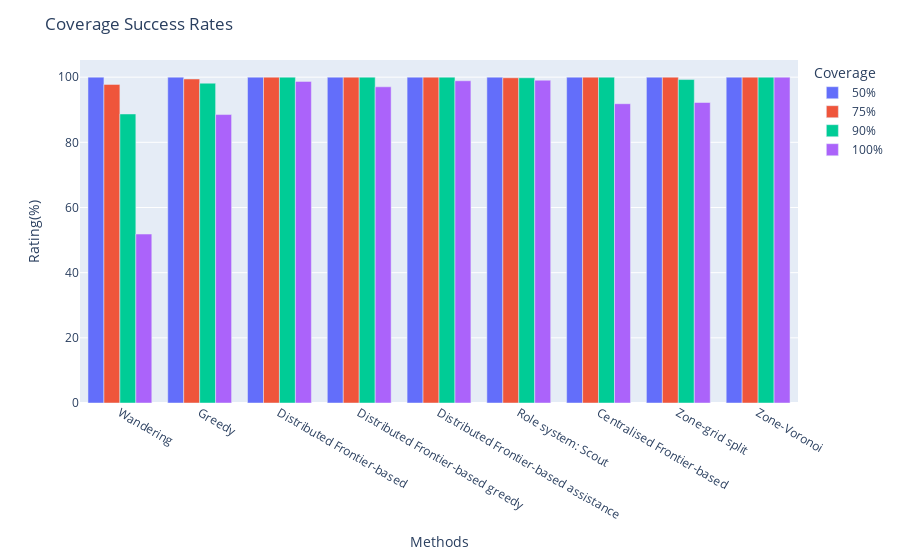

The notebook cell saved with this chart:
### Code cell
import plotly.express as px


# Overall Sucess Rate
def getSuccessRate(df: pd.DataFrame, columnName):
    # Unsuccess to reach target corverage value = -1
    return len(df[df[columnName] >= 0]) / len(df) * 100


# Concat all agents size, layout
frames = []
for num in [15, 10, 5]:
    for layout in LayoutType.getExperimentLayout():
        df = pd.read_csv(
            f"analysis/experimentResults/experiment_{layout.name}_{num}.csv"
        )
        frames.append(df)

df_concat = pd.concat(frames)

with open("analysis/success_rate.csv", "w") as f:
    print(f"Method,50%,75%,90%,100%")
    f.write("Method,50%,75%,90%,100%")
    f.write("\n")
    for behaviourName in behaviourNames:
        df_behav = df_concat[df_concat["Behaviour"] == behaviourName]
        successRate50 = getSuccessRate(df_behav, "total50")
        successRate75 = getSuccessRate(df_behav, "total75")
        successRate90 = getSuccessRate(df_behav, "total90")
        successRate100 = getSuccessRate(df_behav, "total100")
        print(
            f"{behaviourName},{successRate50:.2f}%,{successRate75:.2f}%,{successRate90:.2f}%,{successRate100:.2f}%"
        )
        f.write(
            f"{behaviourName},{successRate50:.2f},{successRate75:.2f},{successRate90:.2f},{successRate100:.2f}"
        )
        f.write("\n")

df = pd.read_csv(f"analysis/success_rate.csv")
df_melted = df.melt(id_vars=["Method"], var_name="Coverage", value_name="Rating(%)")
fig = px.bar(df_melted, x="Method", y="Rating(%)", color="Coverage", barmode="group")
fig.update_layout(
        title=f"Coverage Success Rates",
        xaxis_title="Methods",
        xaxis=dict(
            tickmode="array",
            tickvals=[*range(len(behaviourNames))],
            ticktext=methodsLabels,
        ),
    )

fig.show()

### Figure 1 — Plotly figure (JSON) as saved in the notebook; plotly's stock layout.template omitted (floating-point values rounded to 4 significant figures)
{"data": [{"alignmentgroup": "True", "hovertemplate": "Coverage=50%<br>Method=%{x}<br>Rating(%)=%{y}<extra></extra>", "legendgroup": "50%", "marker": {"color": "#636efa", "pattern": {"shape": ""}}, "name": "50%", "offsetgroup": "50%", "orientation": "v", "showlegend": true, "textposition": "auto", "type": "bar", "x": ["WANDERING", "GREEDY", "FRONTIER", "GREEDY_FRONTIER", "FRONTIER_ASSIST", "SCOUT", "FRONTIER_CENTRAL_GREEDY", "ZONE_SPLIT", "ZONE_VORONOI"], "xaxis": "x", "y": [100, 100, 100, 100, 100, 100, 100, 100, 100], "yaxis": "y"}, {"alignmentgroup": "True", "hovertemplate": "Coverage=75%<br>Method=%{x}<br>Rating(%)=%{y}<extra></extra>", "legendgroup": "75%", "marker": {"color": "#EF553B", "pattern": {"shape": ""}}, "name": "75%", "offsetgroup": "75%", "orientation": "v", "showlegend": true, "textposition": "auto", "type": "bar", "x": ["WANDERING", "GREEDY", "FRONTIER", "GREEDY_FRONTIER", "FRONTIER_ASSIST", "SCOUT", "FRONTIER_CENTRAL_GREEDY", "ZONE_SPLIT", "ZONE_VORONOI"], "xaxis": "x", "y": [97.78, 99.44, 100, 100, 100, 99.81, 100, 100, 100], "yaxis": "y"}, {"alignmentgroup": "True", "hovertemplate": "Coverage=90%<br>Method=%{x}<br>Rating(%)=%{y}<extra></extra>", "legendgroup": "90%", "marker": {"color": "#00cc96", "pattern": {"shape": ""}}, "name": "90%", "offsetgroup": "90%", "orientation": "v", "showlegend": true, "textposition": "auto", "type": "bar", "x": ["WANDERING", "GREEDY", "FRONTIER", "GREEDY_FRONTIER", "FRONTIER_ASSIST", "SCOUT", "FRONTIER_CENTRAL_GREEDY", "ZONE_SPLIT", "ZONE_VORONOI"], "xaxis": "x", "y": [88.7, 98.15, 100, 100, 100, 99.81, 100, 99.26, 100], "yaxis": "y"}, {"alignmentgroup": "True", "hovertemplate": "Coverage=100%<br>Method=%{x}<br>Rating(%)=%{y}<extra></extra>", "legendgroup": "100%", "marker": {"color": "#ab63fa", "pattern": {"shape": ""}}, "name": "100%", "offsetgroup": "100%", "orientation": "v", "showlegend": true, "textposition": "auto", "type": "bar", "x": ["WANDERING", "GREEDY", "FRONTIER", "GREEDY_FRONTIER", "FRONTIER_ASSIST", "SCOUT", "FRONTIER_CENTRAL_GREEDY", "ZONE_SPLIT", "ZONE_VORONOI"], "xaxis": "x", "y": [51.85, 88.52, 98.7, 97.04, 98.89, 99.07, 91.85, 92.22, 100], "yaxis": "y"}], "layout": {"barmode": "group", "legend": {"title": {"text": "Coverage"}, "tracegroupgap": 0}, "margin": {"t": 60}, "title": {"text": "Coverage Success Rates"}, "xaxis": {"anchor": "y", "domain": [0, 1], "tickmode": "array", "ticktext": ["Wandering", "Greedy", "Distributed Frontier-based", "Distributed Frontier-based greedy", "Distributed Frontier-based assistance", "Role system: Scout", "Centralised Frontier-based", "Zone-grid split", "Zone-Voronoi"], "tickvals": [0, 1, 2, 3, 4, 5, 6, 7, 8], "title": {"text": "Methods"}}, "yaxis": {"anchor": "x", "domain": [0, 1], "title": {"text": "Rating(%)"}}}}
